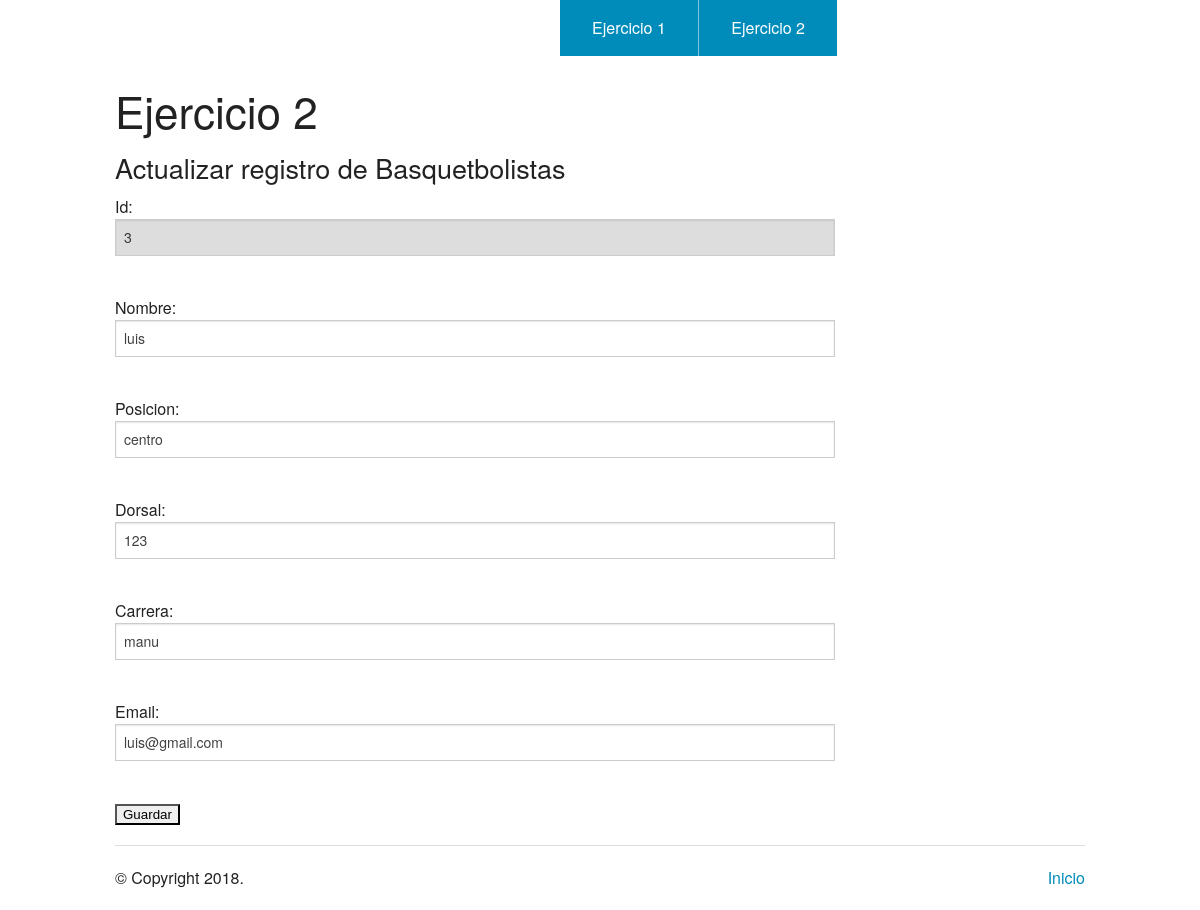
Page /detalles_basquet.php?id=3 on the committed database.
### tables this page shows
CREATE TABLE `basquetbolistas` (
  `id` int(11) NOT NULL,
  `nombre` varchar(30) NOT NULL,
  `posicion` varchar(30) NOT NULL,
  `dorsal` int(3) NOT NULL,
  `carrera` varchar(30) NOT NULL,
  `email` varchar(30) NOT NULL
);

### gestion.php (called while the page is built, shortened)
<?php
	$conexion = BDConnection('practica6_2');
	function getPlayer($tabla_jugadores, $id_player){
		global $conexion;
		$player = $conexion->prepare('SELECT * from '.$tabla_jugadores.' where id = :id_player');
		$player->bindParam(':id_player',$id_player);
		$player->execute();
		return $player->fetchAll();
	}
 ?>

### detalles_basquet.php (the view, shortened to what this page needs)
<?php
	include_once('gestion.php');
	$id = isset( $_GET['id'] ) ? $_GET['id'] : '';
	$player = getPlayer('basquetbolistas', $id);
?>
<!doctype html>
<html class="no-js" lang="en">
  <head>
    <link rel="stylesheet" href="./css/foundation.css" />
  </head>
  <body>
    <?php require_once('header.php'); ?>
    <div class="row">
      <div class="large-9 columns">
        <h1>Ejercicio 2</h1>
        <h3>Actualizar registro de Basquetbolistas</h3>
        <div class="section-container tabs" data-section>
          <section class="section">
            <div class="content" data-slug="panel1">
              <form method="post">
                Id: <input type="text" name="id" value="<?php echo $player[0]['id']; ?>" disabled>
                <br>
                Nombre: <input type="text" name="nombre" value="<?php echo $player[0]['nombre']; ?>">
                <br>
                Posicion: <input type="text" name="posicion" value="<?php echo $player[0]['posicion']; ?>">
                <br>
                Dorsal: <input type="number" name="dorsal" value="<?php echo $player[0]['dorsal']; ?>">
                <br>
                Carrera: <input type="text" name="carrera" value="<?php echo $player[0]['carrera']; ?>">
                <br>
                Email: <input type="text" name="email" value="<?php echo $player[0]['email']; ?>">
                <br>
                <input type="submit" name="submit" value="Guardar">
            </form>
            </div>
          </section>
        </div>
      </div>
    </div>
    <?php require_once('footer.php'); ?>

### rows in the picture
basquetbolistas: id "3", nombre "luis", posicion "centro", dorsal "123", carrera "manu", email "luis@gmail.com"
